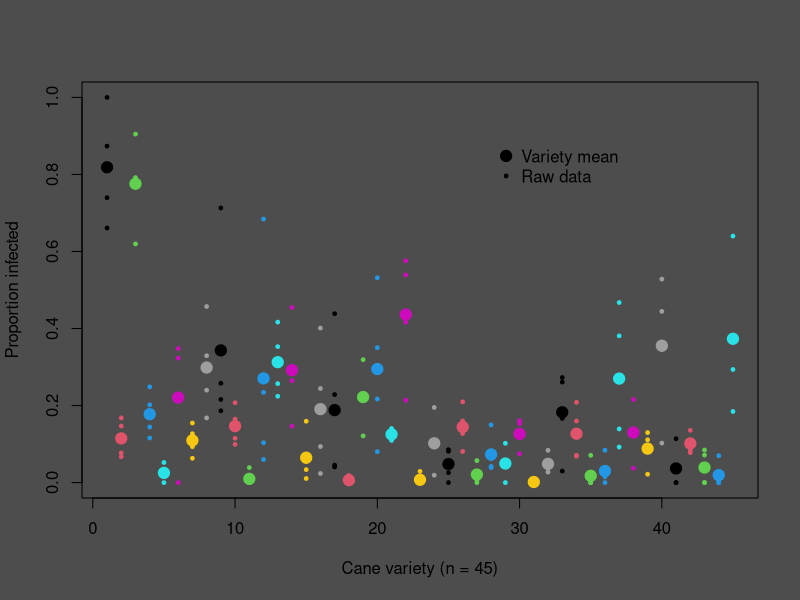

Write the R code that produced this figure.
## HEADER ####
## Who: <YOUR NAME>
## https://dsgarage.netlify.app/
## What: 3.3 Git repo script
## Last edited: <DATE TODAY in yyyy-mm-dd format)
####

## CONTENTS ####
## 01 Setup
## 02 Graph

## 01 Setup ####
# Get the data set up
mydir <- "C:/Users/samjackson/Desktop/Other/PgC data science/Bootcamp/test-repo"
setwd(mydir)

library(openxlsx)
data <- read.xlsx("3.3-cane.xlsx")

## 02 Graph ####
# Make a plot showing the proportion of diseased stems per plot
# (variable "r" / variable "n")
# as a function of cane variety (variable "var")

# Set plot background colour
par(bg = "grey30")

# Create graph
plot(y = data$r/data$n, 
     x = data$var,
     xlab = "Cane variety (n = 45)",
     ylab = "Proportion infected",
     col = data$var,
     pch = 19,
     cex = .5)

# Calculate mean for each variety and add to graph
data$var <- factor(data$var)
var_mean <- aggregate(x = data$r/data$n,
                      by = list(variety = data$var),
                      FUN = mean)
var_mean
points(x = var_mean$variety,
       y = var_mean$x,
       col = var_mean$variety,
       pch = 19,
       cex = 1.5)

# Add legend to graph
legend(x = 28, y = 0.9,
       legend = c("Variety mean", "Raw data"),
       pch = c(19, 19),
       pt.cex = c(1.5, .5),
       col = c("black", "black"),
       bty = "n")
